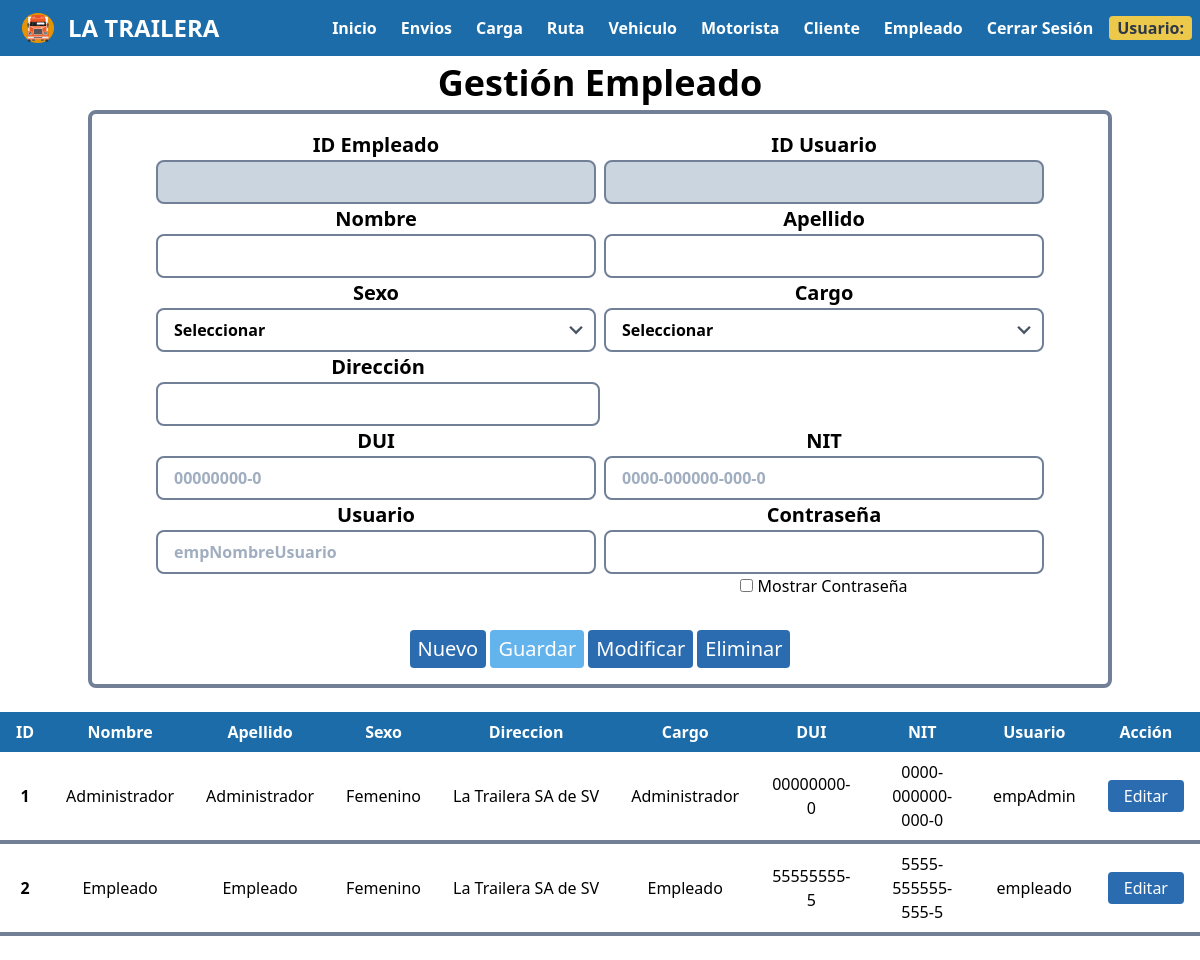
Page /controllers/controlEmpleado.php (signed in) on the committed database.
### tables this page shows
CREATE TABLE `empleado` (
  `idEmpleado` int(11) NOT NULL,
  `nombre` varchar(30) NOT NULL,
  `apellido` varchar(30) NOT NULL,
  `sexo` varchar(10) NOT NULL,
  `direccion` varchar(200) NOT NULL,
  `cargo` varchar(20) NOT NULL,
  `dui` varchar(20) NOT NULL,
  `nit` varchar(20) NOT NULL,
  `idUsuarioEmp` int(11) NOT NULL
);

CREATE TABLE `usuarioemp` (
  `idUsuarioEmp` int(11) NOT NULL,
  `usuarioEmp` varchar(50) NOT NULL,
  `password` varchar(1000) NOT NULL,
  `rol` varchar(50) NOT NULL
);

### views/empleadoVista.php (the view, shortened to what the rows shown need)
<!DOCTYPE html>
<html lang="es">
<head>
    <link rel="stylesheet" href="dependencias/tailwind.css">
    <link rel="stylesheet" href="css/menu.css">
</head>
<body>
    <header class="flex">
    <div class="bg md:flex md:justify-between md:px-2 md:py-1 md:items-center w-screen">
        <div class="flex items-center justify-between px-2 py-1 md:px-0 md:py-0">
            <a href="../index.php"><h1 class="text-white text-2xl font-bold">LA TRAILERA</h1></a>
        </div>
        </div>
    </header>
<center>
    <section>
        <br>
            <table class="table-auto">
                    <thead class="thead-dark">
                        <tr>
                            <th class='text-center text-white bg px-4 py-2'>ID</th>
                            <th class='text-center text-white bg px-4 py-2'>Nombre</th>
                            <th class='text-center text-white bg px-4 py-2'>Apellido</th>
                            <th class='text-center text-white bg px-4 py-2'>Sexo</th>
                            <th class='text-center text-white bg px-4 py-2'>Direccion</th>
                            <th class='text-center text-white bg px-4 py-2'>Cargo</th>
                            <th class='text-center text-white bg px-4 py-2'>DUI</th>
                            <th class='text-center text-white bg px-4 py-2'>NIT</th>
                            <th class='text-center text-white bg px-4 py-2'>Usuario</th>
                            <th class='text-center text-white bg px-4 py-2'>Acción</th>
                        </tr>
                    </thead>
                    <tbody>
                        <?php
                            foreach ($datos as $e) {
                                $idUsuarioEmp=$e->getIdUsuarioEmp();
                                $usuarioEmp=$e->getUsuarioEmp();
                                $password=str_replace(" ","&nbsp;",$e->getPassword());
                                $idEmpleado=$e->getIdEmpleado();
                                $nombre=str_replace(" ","&nbsp;",$e->getNombre());
                                $apellido=str_replace(" ","&nbsp;",$e->getApellido());
                                $sexo=$e->getSexo();
                                $direccion=str_replace(" ","&nbsp;",$e->getDireccion());
                                $cargo=$e->getCargo();
                                $dui=$e->getDui();
                                $nit=$e->getNit();
                                echo "
                                    <tr>
                                        <td class='border-b-4 border-gray-600 rounded-lg text-center font-bold px-4 py-2'>$idEmpleado</td>
                                        <td class='border-b-4 border-gray-600 rounded-lg text-center px-4 py-2'>$nombre</td>
                                        <td class='border-b-4 border-gray-600 rounded-lg text-center px-4 py-2'>$apellido</td>
                                        <td class='border-b-4 border-gray-600 rounded-lg text-center px-4 py-2'>$sexo</td>
                                        <td class='border-b-4 border-gray-600 rounded-lg text-center px-4 py-2'>$direccion</td>
                                        <td class='border-b-4 border-gray-600 rounded-lg text-center px-4 py-2'>$cargo</td>
                                        <td class='border-b-4 border-gray-600 rounded-lg text-center px-4 py-2'>$dui</td>
                                        <td class='border-b-4 border-gray-600 rounded-lg text-center px-4 py-2'>$nit</td>
                                        <td class='border-b-4 border-gray-600 rounded-lg text-center px-4 py-2'>$usuarioEmp</td>
                                        <td class='border-b-4 border-gray-600 rounded-lg text-center px-4 py-2'>
                                            <button onclick=$('#idEmpleado').val('$idEmpleado');$('#nombre').val('$nombre');$('#apellido').val('$apellido');$('#sexo').val('$sexo');$('#direccion').val('$direccion');$('#cargo').val('$cargo');$('#dui').val('$dui');$('#nit').val('$nit');$('#idUsuarioEmp').val('$idUsuarioEmp');$('#usuarioEmp').val('$usuarioEmp');$('#password').val('$password');$('#hiddenPass').val('$password') class='bg-blue-700 hover:bg-red-800 text-white py-1 px-4 rounded'>Editar</button>
                                        </td>
                                    </tr>";
                            }
                        ?>
                    </tbody>
                </table>
</section>
</center>
<br>
</body>
</html>

### rows in the picture
empleado: idEmpleado "1", nombre "Administrador", apellido "Administrador", sexo "Femenino", direccion "La Trailera SA de SV", cargo "Administrador", dui "00000000-0", nit "0000-000000-000-0", idUsuarioEmp.usuarioEmp "empAdmin"
empleado: idEmpleado "2", nombre "Empleado", apellido "Empleado", sexo "Femenino", direccion "La Trailera SA de SV", cargo "Empleado", dui "55555555-5", nit "5555-555555-555-5", idUsuarioEmp.usuarioEmp "empleado"
